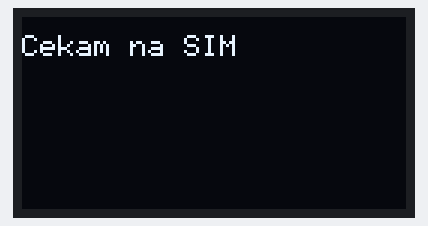
Bench run of a sketch on a simulated Arduino Uno, built with avr-gcc and run on an emulated ATmega328P. Parts: 128×64 one-colour display. The modem accepts every AT command (registered, SIM ready, sends succeed) and sends nothing else.

Above: at 1.2 s.
At 4.7 s:
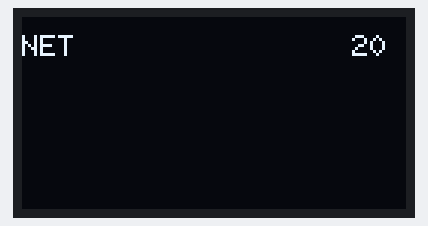

The sketch:

gateway_with_display_oled.ino
```cpp
#include "U8glib.h"
#include <SoftwareSerial.h>
SoftwareSerial SIM900(7, 8);

boolean stateOfArm = false;
boolean isStartGateway = true;
String carrierName = "Cekam na SIM";
String qualitySignal;
String GSMsignal;
String incomingCommand;

U8GLIB_SSD1306_128X64 u8g(U8G_I2C_OPT_NO_ACK);

void setup(void)
{
  Serial.begin(19200);
  SIM900.begin(19200);
  delay(1000);
}

void SIM900Init()
{
  isStartGateway = false;
  while (Serial.available() > 0) Serial.read();

  // je SIM900 modul dostupny?
  while (sendATcommand("AT","OK",2000) == 0);

  //otestuj registraci do site
  while ( (sendATcommand("AT+CREG?", "+CREG: 0,1", 500) ||
  sendATcommand("AT+CREG?", "+CREG: 0,5", 500)) == 0 );
  while (Serial.available() > 0) Serial.read();

  //nastaveni parametru pro obdrzeni casu ze site
  while( sendATcommand("AT+CLTS=1", "OK", 500) == 0 );
  while( sendATcommand("AT+CENG=3", "OK", 500) == 0 );

  /*
   * detekce kvality signalu
   * - melo by se kontinualne zvysovat a pri problemu se signalem by mel zaznit akusticky signal
   * 2...30 -100dBm...-54dBm
   * 31 -52dBm nebo lepsi
   * 99 neni znamo, nebo problem s detekci
   */
  qualitySignal = sendATcommandResponse("AT+CSQ", "+CSQ:", 1000, 3);
  qualitySignal.trim();

  /*
   * Nazev operatora
   */
  String providerName = sendATcommandResponse("AT+COPS?","+COPS:",1000,20);
  uint8_t tempIndex = providerName.indexOf('"');
  providerName = providerName.substring(tempIndex+1);
  tempIndex = providerName.indexOf('"');
  providerName = providerName.substring(0,tempIndex);
  carrierName = providerName.substring(0,17);

  /*
   * vyber sms formatu - text mod
   * defaultne je zvolen PDU mod
   */
  sendATcommand("AT+CMGF=1", "OK", 500);

  /*
   * zakaz indikace SMS
   * nechapu proc
   */
  sendATcommand("AT+CNMI=0,0", "OK",500);

  /*
   * povolene volani a CLIP notifikace
   * nechapu moc o co jde
   */
  sendATcommand("AT+CLIP=1", "OK", 500);

  /*
   * smaz vsechny SMSky
   * zvlastni, cekal bych DEL READ a DEL UNSET nebo vsechno DEL ALL protoze vyse
   * se nastavuje text mod, tyto volby jsou pro PDU mod, tedy:
   * delete all read messages a delete all unset SMS - pricemz mohl jednoduse pouzit
   * volbu 6 a tedy delete all SMS
   */
  sendATcommand("AT+CMGD=1,4", "OK", 2000);
  sendATcommand("AT+CMGD=1", "OK", 2000);
}


void updateSignalStrength(void)
{
  qualitySignal = sendATcommandResponse("AT+CSQ", "+CSQ:", 1000, 3);
  qualitySignal.trim();
}


void updateStateOfArm(void)
{
  if (stateOfArm == true)
  {
    stateOfArm = false;
    sendNotification("Zapezpeceni je vypnute.", "731011200");
  }
  else
  {
    stateOfArm = true;
    sendNotification("Zapezpeceni je aktivni.", "731011200");
  }
}

void draw(void) {

  // carrier section
  u8g.setFont(u8g_font_6x10);

  // carrier name
  u8g.setPrintPos(0, 13);
  u8g.print(carrierName);

  // quality of signal
  qualitySignal.toInt();
  u8g.setPrintPos(110, 13);
  u8g.print(qualitySignal);

  // notice of state
  if (stateOfArm && isStartGateway == false)
  {
    u8g.setColorIndex(1);
    u8g.drawBox(0, 40, 72, 20);
    u8g.setPrintPos(5,55);
    u8g.setFont(u8g_font_courB10);
    u8g.setColorIndex(0);
    u8g.print("AKTIVNI");
    u8g.setColorIndex(1);
  }
}

int8_t sendATcommand(char* ATcommand, char* expected_answer, unsigned int timeout)
{

  uint8_t x = 0,  answer = 0;
  char response[100];
  unsigned long previous;

  memset(response, '\0', 100);    // Initialize the string

  delay(100);

  SIM900.println(ATcommand);    // Send the AT command

  x = 0;
  previous = millis();

  // this loop waits for the answer
  do
  {
    if (SIM900.available() != 0) {
      // if there are data in the UART input buffer, reads it and checks for the asnwer
      response[x] = SIM900.read();
      x++;
      // check if the desired answer  is in the response of the module
      if (strstr(response, expected_answer) != NULL)
      {
        answer = 1;
      }
    }
    // Waits for the asnwer with time out
  }
  while ((answer == 0) && ((millis() - previous) < timeout));

  return answer;
}

String sendATcommandResponse(char* ATcommand, char* expected_answer, unsigned int timeout, unsigned int buf)
{
  uint8_t x = 0,  answer = 0;
  char response[150];
  unsigned long previous;
  String rest;

  memset(response, '\0', 100);    // Initialize the string

  delay(100);
  SIM900.println(ATcommand);    // Send the AT command


  x = 0;
  previous = millis();
  do
  {

    if (SIM900.available() != 0) {
      // if there are data in the UART input buffer, reads it and checks for the asnwer
      response[x] = SIM900.read();
      x++;
      // check if the desired answer  is in the response of the module
      if (strstr(response, expected_answer) != NULL)
      {
        answer = 1;
      }
    }
    // Waits for the asnwer with time out
  }
  while ((answer == 0) && ((millis() - previous) < timeout));

  memset(response, '\0', buf);    // Initialize the string
  delay(100);
  for (x = 0; x < buf; x++) response[x] = SIM900.read();
  //clrSIMbuffer();
  for (x = 0; x < buf; x++) rest += char(response[x]);
  delay(100);
  return rest;

}

void sendNotification(String message, String cellNumber)
{
  String c = "AT+CMGS=\"+420";
  c += cellNumber;
  c += "\"";

  SIM900.println(c);
  delay(1000);
  SIM900.println(message);
  delay(1000);
  SIM900.write(0x1A);
  delay(2000);
}

void checkIncomingCommand(void)
{
  String incomingCommand = sendATcommandResponse("AT+CMGR=1","+CMGR:",1000,70);
  incomingCommand.replace("\n","#");
  if (incomingCommand.indexOf("REC UNREAD") >=0 && incomingCommand.indexOf("731011200") >=0)
  {
    sendATcommand("AT+CMGD=1,4", "OK", 2000);
    sendATcommand("AT+CMGD=1", "OK", 2000);
    updateStateOfArm();
  }
  incomingCommand = "";
}

void loop(void) {
  u8g.firstPage();
  do {
    draw();
  } while( u8g.nextPage() );

  // inicialize only with first loop
  if (isStartGateway == true) SIM900Init(); else updateSignalStrength();

  // check live SIM, if is die = reset
  if (sendATcommand("AT","OK",2000) == 0)
  {
    isStartGateway = true;
    carrierName = "SIM nekomunikuje";
    qualitySignal = "";
  } else {
    checkIncomingCommand();
  }
  delay(500);
}
```

Measured:
- what the display in image 0 shows lasts 3.5 s, from 1.1 s to 4.6 s
